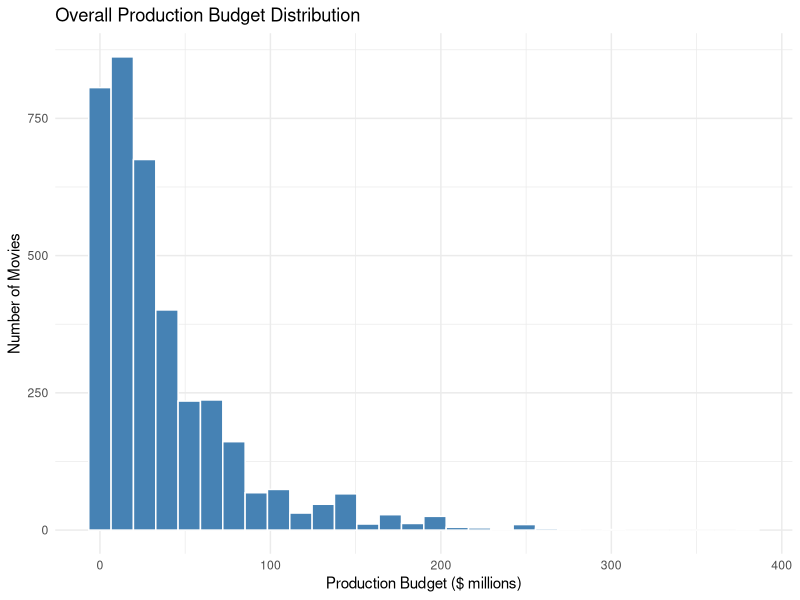
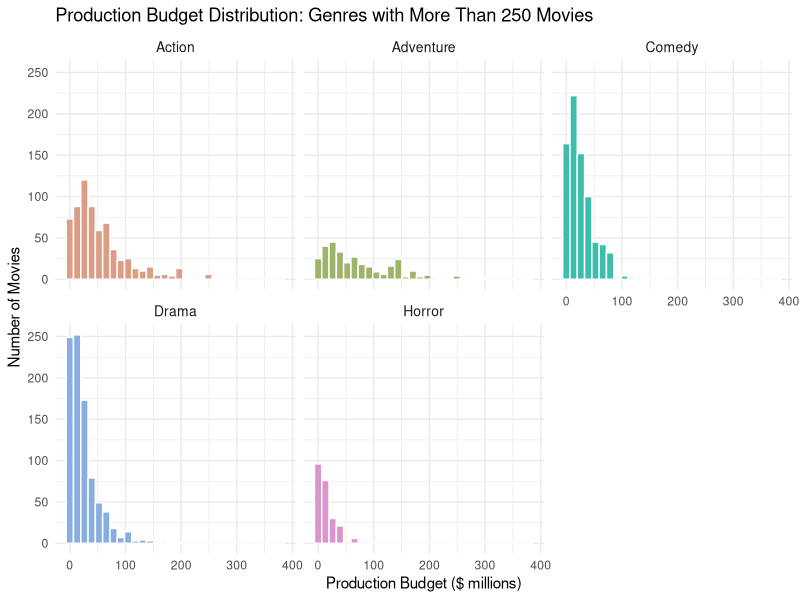
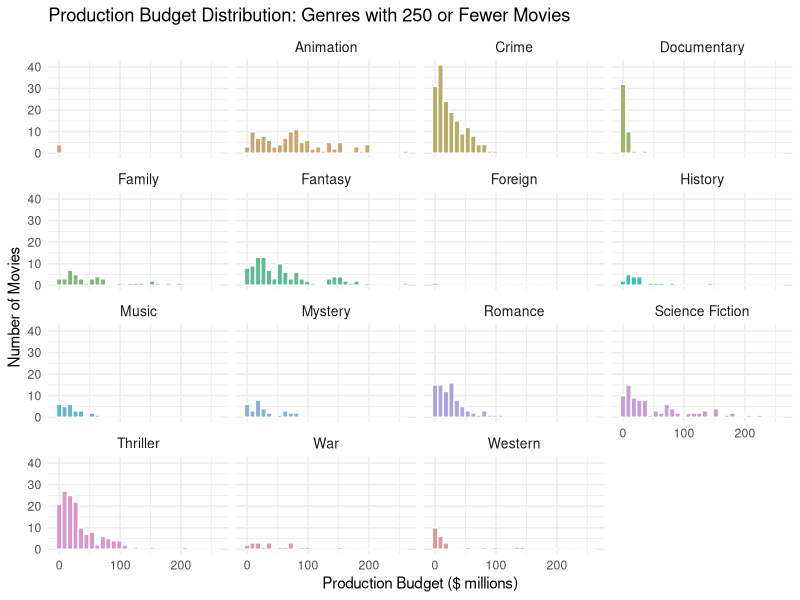
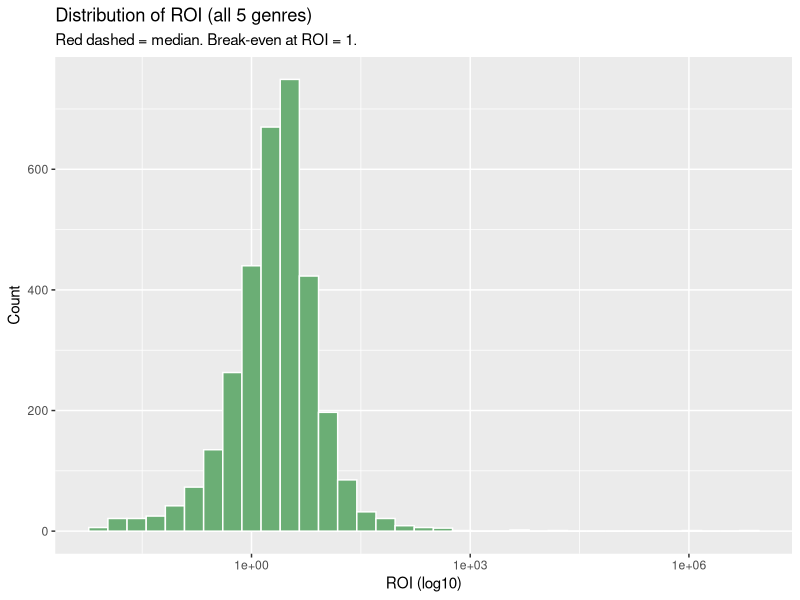
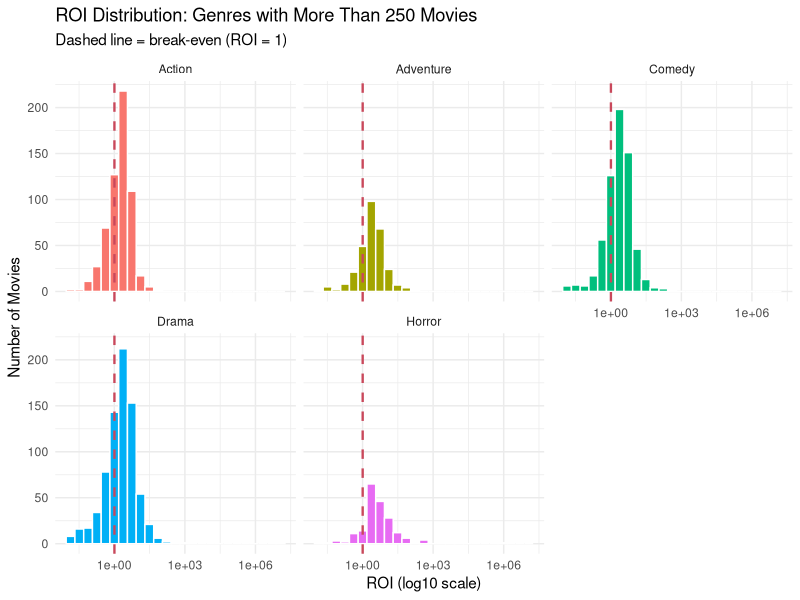
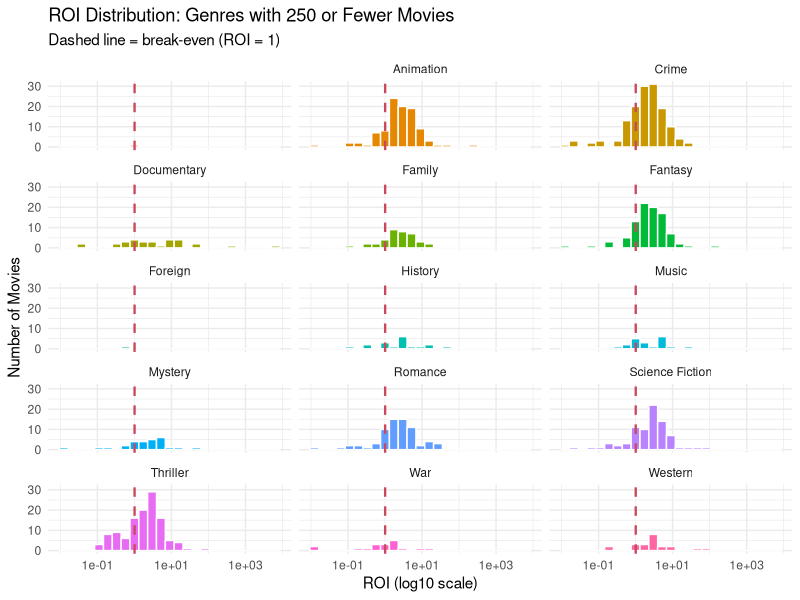
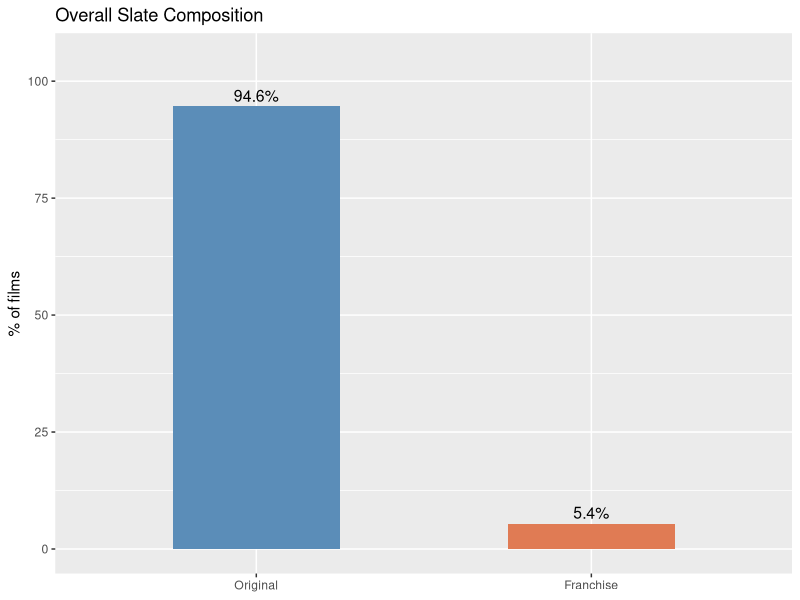
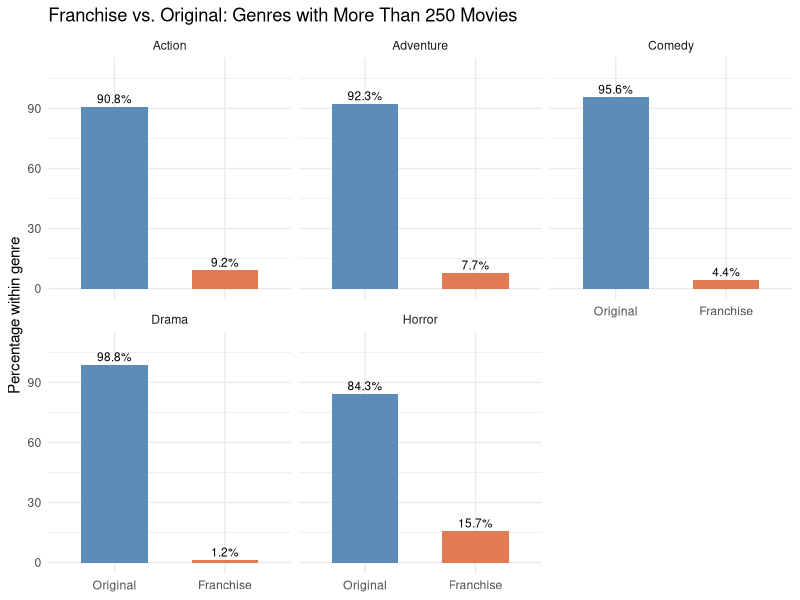

Write R code to recreate these figures, in order.
## ---- chunk 1
#| warning: false
#| message: false

library(tidyverse)

movies <- read.csv("data/movies.csv", stringsAsFactors = FALSE)

movies_clean <- movies |>
  mutate(
    budget = if_else(budget == 0, NA_real_, as.numeric(budget)),
    revenue = if_else(revenue == 0, NA_real_, as.numeric(revenue)),
    roi = revenue / budget,
    budget_m = budget / 1e6,
    franchise_status = factor(
      franchise_status,
      levels = c("Original", "Franchise")
    )
  )

movies |>
  distinct(primary_genre) |>
  arrange(primary_genre)


## ---- chunk 2
# Budget
movies_clean |>
  summarise(
    n      = sum(!is.na(budget_m)),
    mean   = round(mean(budget_m,            na.rm = TRUE), 1),
    median = round(median(budget_m,          na.rm = TRUE), 1),
    sd     = round(sd(budget_m,              na.rm = TRUE), 1),
    Q1     = round(quantile(budget_m, 0.25,  na.rm = TRUE), 1),
    Q3     = round(quantile(budget_m, 0.75,  na.rm = TRUE), 1),
    max    = round(max(budget_m,             na.rm = TRUE), 0)
  )

# ROI
movies_clean |>
  summarise(
    n      = sum(!is.na(roi)),
    mean   = round(mean(roi,            na.rm = TRUE), 2),
    median = round(median(roi,          na.rm = TRUE), 2),
    sd     = round(sd(roi,              na.rm = TRUE), 2),
    Q1     = round(quantile(roi, 0.25,  na.rm = TRUE), 2),
    Q3     = round(quantile(roi, 0.75,  na.rm = TRUE), 2),
    max    = round(max(roi,             na.rm = TRUE), 0)
  )

# Franchise — uses all 3426 rows, no na.rm needed
movies_clean |>
  count(franchise_status) |>
  mutate(pct = round(n / sum(n) * 100, 1))
## ---- chunk 3
#| label: fig-overall-budget
#| fig-cap: "Overall production budget distribution across all genres."

# Overall budget distribution

budget_plot_data <- movies_clean |>
  filter(
    !is.na(budget),
    budget > 0
  ) |>
  mutate(budget_m = budget / 1e6)

# Plot overall budget distribution
ggplot(budget_plot_data, aes(x = budget_m)) +
  geom_histogram(
    bins = 30,
    fill = "steelblue",
    colour = "white"
  ) +
  labs(
    title = "Overall Production Budget Distribution",
    x = "Production Budget ($ millions)",
    y = "Number of Movies"
  ) +
  theme_minimal()



## ---- chunk 4
#| label: fig-budget-above-250
#| fig-cap: "Production budget distribution for genres with more than 250 movies."

genre_counts <- movies_clean |>
  count(primary_genre, name = "movie_count")

budget_data <- movies_clean |>
  filter(!is.na(budget), budget > 0) |>
  left_join(genre_counts, by = "primary_genre") |>
  mutate(
    genre_group = if_else(
      movie_count > 250,
      "Above 250 movies",
      "250 or fewer movies"
    )
  )

budget_above_250 <- movies_clean |>
  filter(
    !is.na(primary_genre),
    primary_genre != "TV Movie",
    !is.na(budget),
    budget > 0
  ) |>
  left_join(genre_counts, by = "primary_genre") |>
  filter(movie_count > 250) |>
  mutate(budget_m = budget / 1e6)


ggplot(budget_above_250, aes(x = budget_m, fill = primary_genre)) +
  geom_histogram(bins = 30, colour = "white") +
  facet_wrap(~ primary_genre, scales = "fixed") +
  scale_fill_manual(
    values = grDevices::hcl.colors(
      dplyr::n_distinct(budget_above_250$primary_genre),
      palette = "Dynamic"
    )
  ) +
  labs(
    title = "Production Budget Distribution: Genres with More Than 250 Movies",
    x = "Production Budget ($ millions)",
    y = "Number of Movies"
  ) +
  theme_minimal() + 
  theme(
    legend.position = "none",
    strip.text = element_text(size = 10)
  )
## ---- chunk 5
#| label: fig-budget-below-250
#| fig-cap: "Production budget distribution for genres with 250 or fewer movies."

budget_below_250 <- movies_clean |>
  filter(
    !is.na(primary_genre),
    primary_genre != "TV Movie",
    !is.na(budget),
    budget > 0
  ) |>
  left_join(genre_counts, by = "primary_genre") |>
  filter(movie_count <= 250) |>
  mutate(budget_m = budget / 1e6)

ggplot(budget_below_250, aes(x = budget_m, fill = primary_genre)) +
  geom_histogram(bins = 30, colour = "white") +
  facet_wrap(~primary_genre, scales = "fixed") +
  scale_fill_manual(
    values = grDevices::hcl.colors(
      dplyr::n_distinct(budget_below_250$primary_genre),
      palette = "Dynamic"
    )
  ) +
  labs(
    title = "Production Budget Distribution: Genres with 250 or Fewer Movies",
    x = "Production Budget ($ millions)",
    y = "Number of Movies"
  ) +
  theme_minimal() +
  theme(
    legend.position = "none",
    strip.text = element_text(size = 10)
  )

## ---- chunk 6
#| label: fig-overall-roi
#| fig-cap: "Overall distribution of revenue-to-budget ratios across the selected genres."

ggplot(movies_clean, aes(x = roi + 0.01)) +
  geom_histogram(bins = 35, fill = "#6BAE75", colour = "white") +
  scale_x_log10() +
  geom_vline(xintercept = median(movies_clean$roi) + 0.01,
             colour = "#C9485B", linewidth = 1, linetype = "dashed") +
  labs(
    title    = "Distribution of ROI (all 5 genres)",
    subtitle = "Red dashed = median. Break-even at ROI = 1.",
    x        = "ROI (log10)",
    y        = "Count"
  )
## ---- chunk 7
#| label: fig-roi-above-250
#| fig-cap: "ROI distributions for genres with more than 250 movies." 

# ROI distribution: genres with more than 250 movies
ggplot(
  budget_above_250 |>
    filter(!is.na(roi), is.finite(roi), roi > -0.01),
  aes(x = roi + 0.01, fill = primary_genre)
) +
  geom_histogram(bins = 25, colour = "white") +
  scale_x_log10() +
  facet_wrap(~primary_genre, ncol = 3) +
  geom_vline(
    xintercept = 1.01,
    colour = "#C9485B",
    linewidth = 0.8,
    linetype = "dashed"
  ) +
  labs(
    title = "ROI Distribution: Genres with More Than 250 Movies",
    subtitle = "Dashed line = break-even (ROI = 1)",
    x = "ROI (log10 scale)",
    y = "Number of Movies"
  ) +
  theme_minimal() +
  theme(legend.position = "none")

## ---- chunk 8

#| label: fig-roi-below-250
#| fig-cap: "ROI distributions for genres with 250 or fewer movies.

ggplot(
  budget_below_250 |>
    filter(!is.na(roi), is.finite(roi), roi > -0.01),
  aes(x = roi + 0.01, fill = primary_genre)
) +
  geom_histogram(bins = 25, colour = "white") +
  scale_x_log10() +
  facet_wrap(~primary_genre, ncol = 3) +
  geom_vline(
    xintercept = 1.01,
    colour = "#C9485B",
    linewidth = 0.8,
    linetype = "dashed"
  ) +
  labs(
    title = "ROI Distribution: Genres with 250 or Fewer Movies",
    subtitle = "Dashed line = break-even (ROI = 1)",
    x = "ROI (log10 scale)",
    y = "Number of Movies"
  ) +
  theme_minimal() +
  theme(legend.position = "none")

## ---- chunk 9
# Overall franchise bar
movies_clean |>
  count(franchise_status) |>
  mutate(pct = n / sum(n) * 100) |>
  ggplot(aes(x = franchise_status, y = pct, fill = franchise_status)) +
  geom_col(width = 0.5) +
  geom_text(aes(label = paste0(round(pct, 1), "%")),
            vjust = -0.4, size = 4) +
  scale_fill_manual(values = c(Original = "#5B8DB8", Franchise = "#E07B54")) +
  labs(
    title = "Overall Slate Composition",
    x     = NULL,
    y     = "% of films"
  ) +
  ylim(0, 105) +
  theme(legend.position = "none")
## ---- chunk 10

movies_clean |>
  filter(!is.na(primary_genre), primary_genre != "TV Movie") |>
  add_count(primary_genre, name = "movie_count") |>
  filter(movie_count > 250) |>
  group_by(primary_genre, franchise_status) |>
  summarise(n = n(), .groups = "drop") |>
  group_by(primary_genre) |>
  mutate(pct = n / sum(n) * 100) |>
  ggplot(aes(x = franchise_status, y = pct, fill = franchise_status)) +
  geom_col(width = 0.6) +
  geom_text(
    aes(label = paste0(round(pct, 1), "%")),
    vjust = -0.4, size = 3
  ) +
  scale_fill_manual(
    values = c(Original = "#5B8DB8", Franchise = "#E07B54")
  ) +
  facet_wrap(~primary_genre, ncol = 3) +
  labs(
    title = "Franchise vs. Original: Genres with More Than 250 Movies",
    x = NULL,
    y = "Percentage within genre"
  ) +
  coord_cartesian(ylim = c(0, 110)) +
  theme_minimal() +
  theme(legend.position = "none")
## ---- chunk 11
movies_clean |>
  filter(!is.na(primary_genre), primary_genre != "TV Movie") |>
  add_count(primary_genre, name = "movie_count") |>
  filter(movie_count <= 250) |>
  group_by(primary_genre, franchise_status) |>
  summarise(n = n(), .groups = "drop") |>
  group_by(primary_genre) |>
  mutate(pct = n / sum(n) * 100) |>
  ggplot(aes(x = franchise_status, y = pct, fill = franchise_status)) +
  geom_col(width = 0.6) +
  geom_text(
    aes(label = paste0(round(pct, 1), "%")),
    vjust = -0.4, size = 3
  ) +
  scale_fill_manual(
    values = c(Original = "#5B8DB8", Franchise = "#E07B54")
  ) +
  facet_wrap(~primary_genre, ncol = 3) +
  labs(
    title = "Franchise vs. Original: Genres with 250 or Fewer Movies",
    x = NULL,
    y = "Percentage within genre"
  ) +
  coord_cartesian(ylim = c(0, 110)) +
  theme_minimal() +
  theme(legend.position = "none")
## ---- chunk 12
trend_summary <- movies_clean |>
  filter(release_year >= 2000, release_year <= 2016) |>
  group_by(release_year) |>
  summarise(
    n_films       = n(),
    median_budget = median(budget_m,  na.rm = TRUE),
    median_roi    = median(roi,        na.rm = TRUE),
    pct_franchise = sum(franchise_status == "Franchise") / n() * 100,
    .groups       = "drop"
  )
## ---- chunk 13
trend_summary |>
  pivot_longer(
    cols      = c(median_budget, median_roi, pct_franchise),
    names_to  = "metric",
    values_to = "value"
  ) |>
  mutate(metric = recode(metric,
    median_budget  = "Median Budget (USD millions)",
    median_roi     = "Median ROI",
    pct_franchise  = "Franchise Share (%)"
  )) |>
  ggplot(aes(x = release_year, y = value)) +
  geom_line(colour = "#5B8DB8", linewidth = 0.9) +
  geom_point(colour = "#5B8DB8", size = 1.8) +
  geom_smooth(method = "loess", se = FALSE,
              colour = "#C9485B", linewidth = 0.9, linetype = "dashed") +
  facet_wrap(~ metric, ncol = 1, scales = "free_y") +
  labs(
    title    = "Slate Trends Over Time (2000–2016)",
    subtitle = "Red dashed = LOESS trend",
    x        = "Release Year",
    y        = NULL
  ) +
  scale_x_continuous(breaks = seq(2000, 2016, 4))
